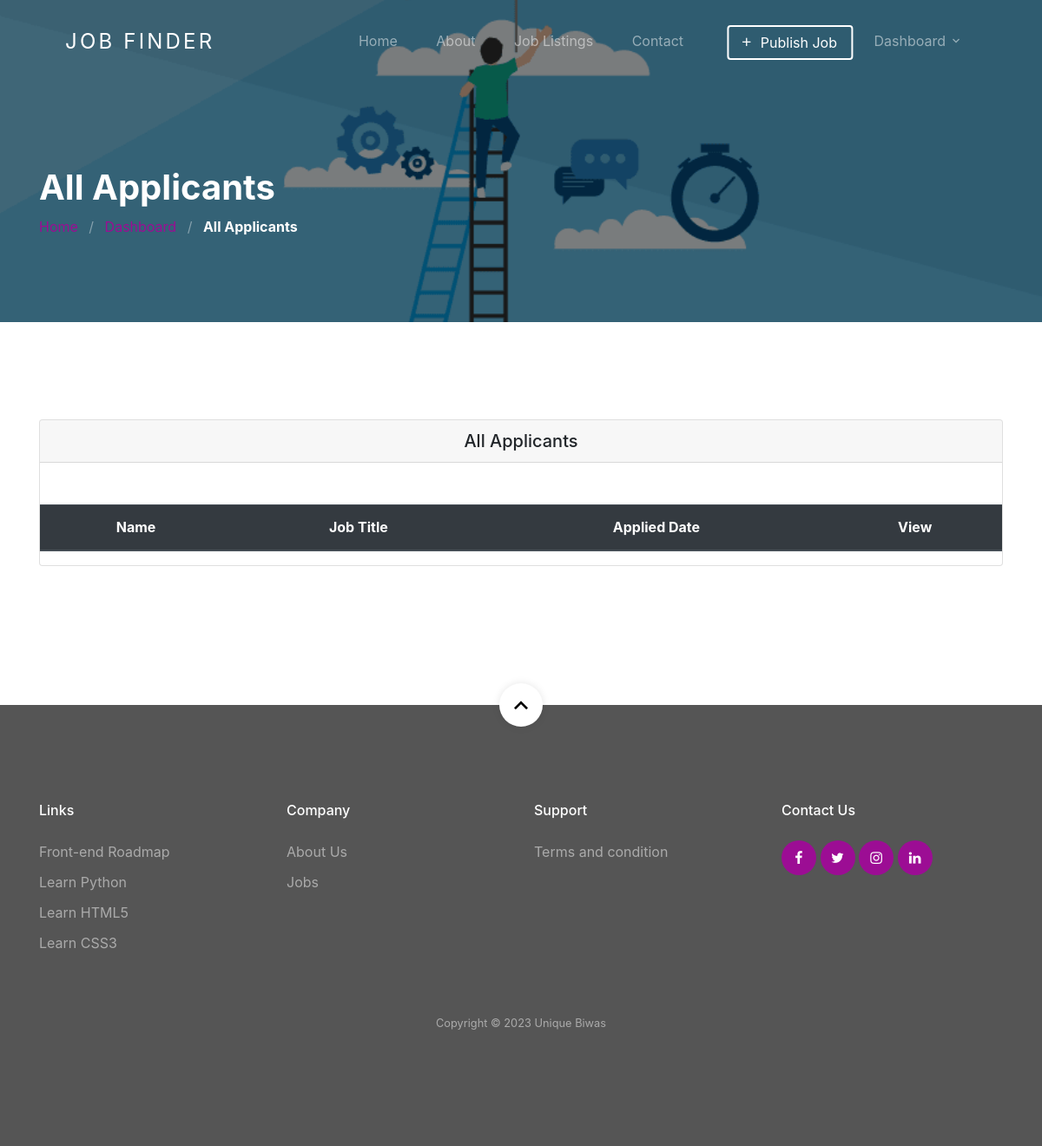
The app's page /dashboard/employer/job/1/applicants/ (signed in), older data.
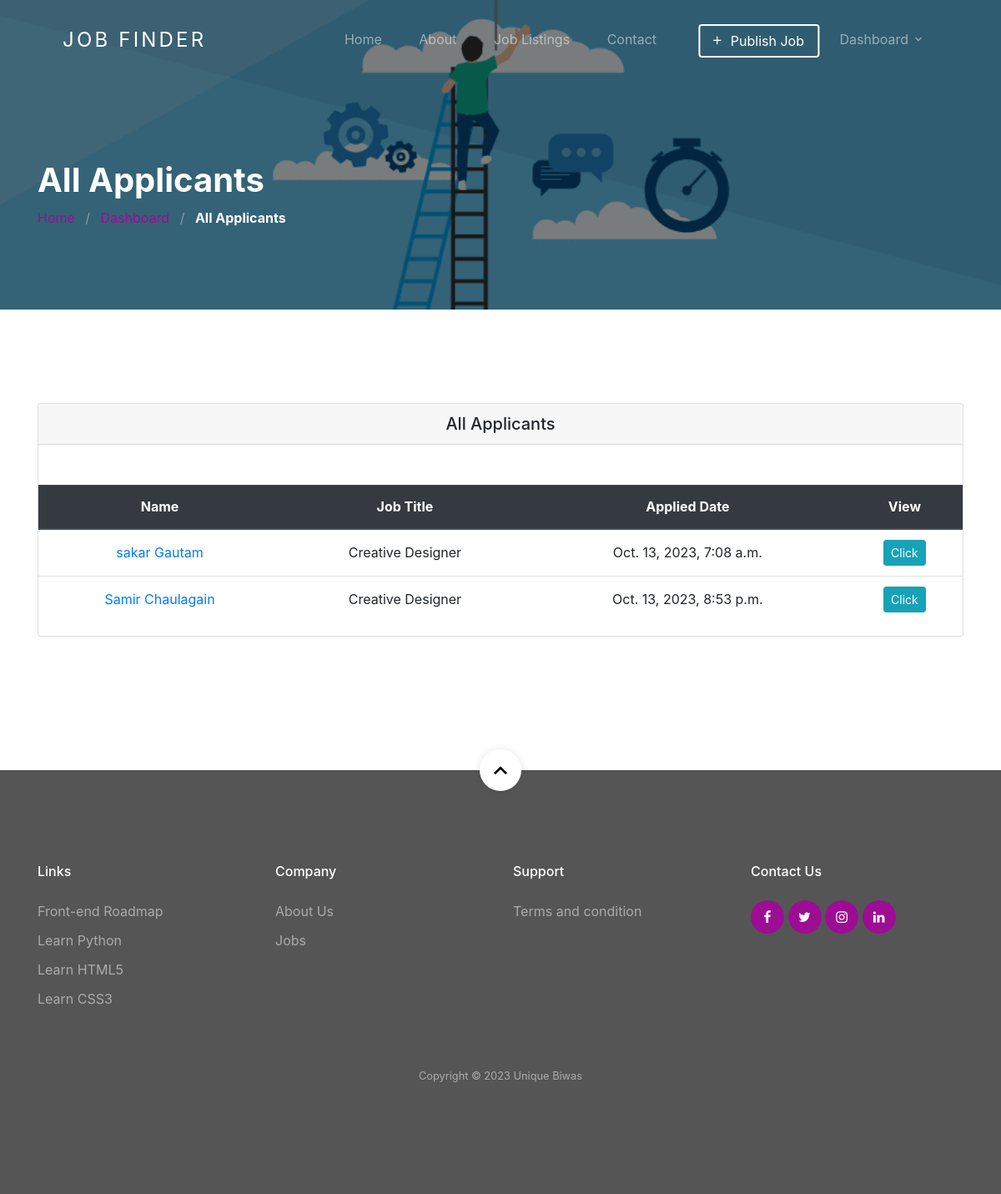
The same page, newer data.
### jobapp/models.py (models this page shows, shortened)
class Applicant(models.Model):
    user = models.ForeignKey(User, on_delete=models.CASCADE)
    job = models.ForeignKey(Job, on_delete=models.CASCADE)
    timestamp = models.DateTimeField(auto_now=True, auto_now_add=False)

class Job(models.Model):
    user = models.ForeignKey(User, related_name='User', on_delete=models.CASCADE)
    title = models.CharField(max_length=300)
    description = RichTextField()
    tags = TaggableManager()
    location = models.CharField(max_length=300)
    job_type = models.CharField(choices=JOB_TYPE, max_length=1)
    category = models.ForeignKey(Category,related_name='Category', on_delete=models.CASCADE)
    salary = models.CharField(max_length=30, blank=True)
    company_name = models.CharField(max_length=300)
    company_description = RichTextField(blank=True, null=True)
    url = models.URLField(max_length=200)
    last_date = models.DateField()
    is_published = models.BooleanField(default=False)
    is_closed = models.BooleanField(default=False)
    timestamp = models.DateTimeField(auto_now=True)

### account/models.py (models this page shows, shortened)
class User(AbstractUser):
    username = None
    email = models.EmailField(unique=True, blank=False,
                              error_messages={
                                  'unique': "A user with that email already exists.",
                              })
    role = models.CharField(choices=ROLE,  max_length=10)
    gender = models.CharField(choices=JOB_TYPE, max_length=1)
    phone_number = models.CharField(max_length=10, null=True, blank=True)  # Store phone number as a string
    pdf_document = models.FileField(upload_to='pdf_documents/')
    USERNAME_FIELD = "email"
    REQUIRED_FIELDS = []
    def get_full_name(self):
        return self.first_name+ ' ' + self.last_name
    objects = CustomUserManager()

### jobapp/permission.py (the view)
    def wrap(request, *args, **kwargs):
        if request.user.role == 'employer':
            return function(request, *args, **kwargs)
        else:
            raise PermissionDenied

### jobapp/permission.py (called while the page is built)
def user_is_employer(function):
    def wrap(request, *args, **kwargs):
        if request.user.role == 'employer':
            return function(request, *args, **kwargs)
        else:
            raise PermissionDenied
    return wrap

### jobapp/views.py (called while the page is built)
@login_required(login_url=reverse_lazy('account:login'))
@user_is_employer
def all_applicants_view(request, id):
    all_applicants = Applicant.objects.filter(job=id)
    context = {
        'all_applicants': all_applicants
    }
    return render(request, 'jobapp/all-applicants.html', context)

### template/jobapp/all-applicants.html (shortened to what this page needs)
{% extends 'base.html' %}
{% load static %}
{% block content %}
<section class="section-hero overlay inner-page bg-image" style="background-image: url('{% static 'images/bgrr.jpg' %}');"
    id="home-section">
    <div class="container">
        <div class="row">
            <div class="col-md-7">
                <h1 class="text-white font-weight-bold">All Applicants </h1>
                <div class="custom-breadcrumbs">
                    <a href="{% url 'jobapp:home' %}">Home</a> <span class="mx-2 slash">/</span>
                    <a href="{% url 'jobapp:dashboard' %}">Dashboard</a> <span class="mx-2 slash">/</span>
                    <span class="text-white"><strong>All Applicants </strong></span>
                </div>
            </div>
        </div>
    </div>
</section>
<section class="site-section">
    <div class="container">
        <div class="row">
            <div class="col-lg-12 mb-5">
                <div class="card">
                    <h5 class="card-header text-center mb-5"> All Applicants </h5>
                    <div class="table-responsive">
                        <table class="table text-center">
                            <thead class="thead-dark">
                                <tr>
                                    <th>Name</th>
                                    <th>Job Title</th>
                                    <th>Applied Date</th>
                                    <th>View </th>
                                </tr>
                            </thead>
                            <tbody>
                                {% for applicant in all_applicants %}
                                <tr>
                                    <td class="text-center"><a href="">{{ applicant.user.get_full_name }}</a></td     >
                                    <td>{{ applicant.job.title }}</td>
                                    <td>{{ applicant.timestamp }}</td>
                                    <td>
                                        <a class="btn btn-info btn-sm" href="{% url 'jobapp:applicant-details' applicant.user.id %}"
                                                role="button">
                                            Click
                                        </a>
                                    </td>
                                </tr>
                                {% endfor %}
                            </tbody>
                        </table>
                    </div>
                </div>
            </div>
        </div>
    </div>
</section>
{% endblock %}

### template/base.html (shortened to what this page needs)
<!DOCTYPE html>
<html>
      {% include 'head.html' %}
      <body id="top">
            {% include 'header.html' %}
            {% block content %}{% endblock %}
            {% include 'footer.html' %}
      </body>
</html>

### template/head.html (shortened to what this page needs)
{% load static %}
<head>
    <link rel="stylesheet" href="{% static 'css/custom-bs.css' %}">
    <link rel="stylesheet" href="{% static 'css/jquery.fancybox.min.css' %}">
    <link rel="stylesheet" href="{% static 'css/bootstrap-select.min.css' %}">
    <link rel="stylesheet" href="{% static 'fonts/icomoon/style.css' %}">
    <link rel="stylesheet" href="{% static 'fonts/line-icons/style.css' %}">
    <link rel="stylesheet" href="{% static 'css/owl.carousel.min.css' %}">
    <link rel="stylesheet" href="{% static 'css/animate.min.css' %}">
    <link rel="stylesheet" href="{% static 'css/bootstrap-datepicker.css' %}">
    <link rel="stylesheet" href="https://maxcdn.bootstrapcdn.com/bootstrap/4.5.2/css/bootstrap.min.css">
    <link rel="stylesheet" href="{% static 'css/style.css' %}">
</head>

### template/header.html (shortened to what this page needs)
<div class="site-wrap">
  <header class="site-navbar mt-3">
    <div class="container-fluid">
      <div class="row align-items-center">
        <div class="site-logo col-6"><a href="{% url 'jobapp:home' %}">Job Finder</a></div>
        <nav class="mx-auto site-navigation">
          <ul class="site-menu js-clone-nav d-none d-xl-block ml-0 pl-0">
            <li><a href="{% url 'jobapp:home' %}" class="nav-link">Home</a></li>
            <li><a href="{% url 'jobapp:about_us' %}">About</a></li>
            <li><a href="{% url 'jobapp:job-list' %}">Job Listings</a></li>
            <li><a href="{% url 'jobapp:contact_us' %}">Contact</a></li>
          </ul>
        </nav>
        <div class="right-cta-menu text-right d-flex aligin-items-center col-6">
          <div class="ml-auto">
            <div class="site-navigation fix">
              <ul class="site-menu js-clone-nav d-none d-xl-block ml-0 pl-0">
                {% if user.is_authenticated and user.role == 'employer'  %}
                <a href="{% url 'jobapp:create-job' %}"
                  class="js-clone-nav pr-3 btn btn-outline-white border-width-2 d-none d-lg-inline-block"><span
                    class="mr-2 icon-add"></span>Publish Job</a>
                    <li class="pr-3 has-children">
                      <a>Dashboard</a>
                    </li>
                {% endif %}
              </ul>
            </div>
      </div>
    </div>
  </header>

### template/footer.html (shortened to what this page needs)
    <footer class="site-footer">
      <a href="#top" class="smoothscroll scroll-top">
        <span class="icon-keyboard_arrow_up"></span>
      </a>
      <div class="container">
        <div class="row mb-5">
          <div class="col-6 col-md-3 mb-4 mb-md-0">
            <h3>Links</h3>
            <ul class="list-unstyled">
              <li><a href="https://roadmap.sh/frontend">Front-end Roadmap</a></li>
              <li><a href="https://www.python.org/">Learn Python</a></li>
              <li><a href="https://html.com/html5/">Learn HTML5</a></li>
              <li><a href="https://www.tutorialrepublic.com/css-tutorial/">Learn CSS3</a></li>
            </ul>
          </div>
          <div class="col-6 col-md-3 mb-4 mb-md-0">
            <h3>Company</h3>
            <ul class="list-unstyled">
              <li><a href="{% url 'jobapp:about_us' %}">About Us</a></li>
              <li><a href="{% url 'jobapp:job-list' %}">Jobs</a></li>
            </ul>
          </div>
          <div class="col-6 col-md-3 mb-4 mb-md-0">
            <h3>Support</h3>
            <ul class="list-unstyled">
              <li><a href="{% url 'jobapp:terms-condition' %}">Terms and condition</a></li>
            </ul>
          </div>
          <div class="col-6 col-md-3 mb-4 mb-md-0">
            <h3>Contact Us</h3>
            <div class="footer-social">
              <a href="https://www.facebook.com/unique.biwas.7/"><span class="icon-facebook"></span></a>
              <a href="https://twitter.com/BiwasUnique"><span class="icon-twitter"></span></a>
              <a href="https://www.instagram.com/unique_biwas/"><span class="icon-instagram"></span></a>
              <a href="https://www.linkedin.com/in/biwas-pudasaini-191435216/"><span class="icon-linkedin"></span></a>
            </div>
          </div>
        </div>
        <div class="row text-center">
          <div class="col-12">
            <p class="copyright"><small>
              Copyright &copy; <a>
                 Unique Biwas
                </div>
          </div>
        </div>
      </div>

### template/scripts.html (shortened to what this page needs)
{% load static %}

Row changes from the older to the newer data that the page shows:
added Applicant: user.get_full_name "sakar Gautam", job "Creative Designer", timestamp "Oct. 13, 2023, 7:08 a.m."
added Applicant: user.get_full_name "Samir Chaulagain", job "Creative Designer", timestamp "Oct. 13, 2023, 8:53 p.m."
